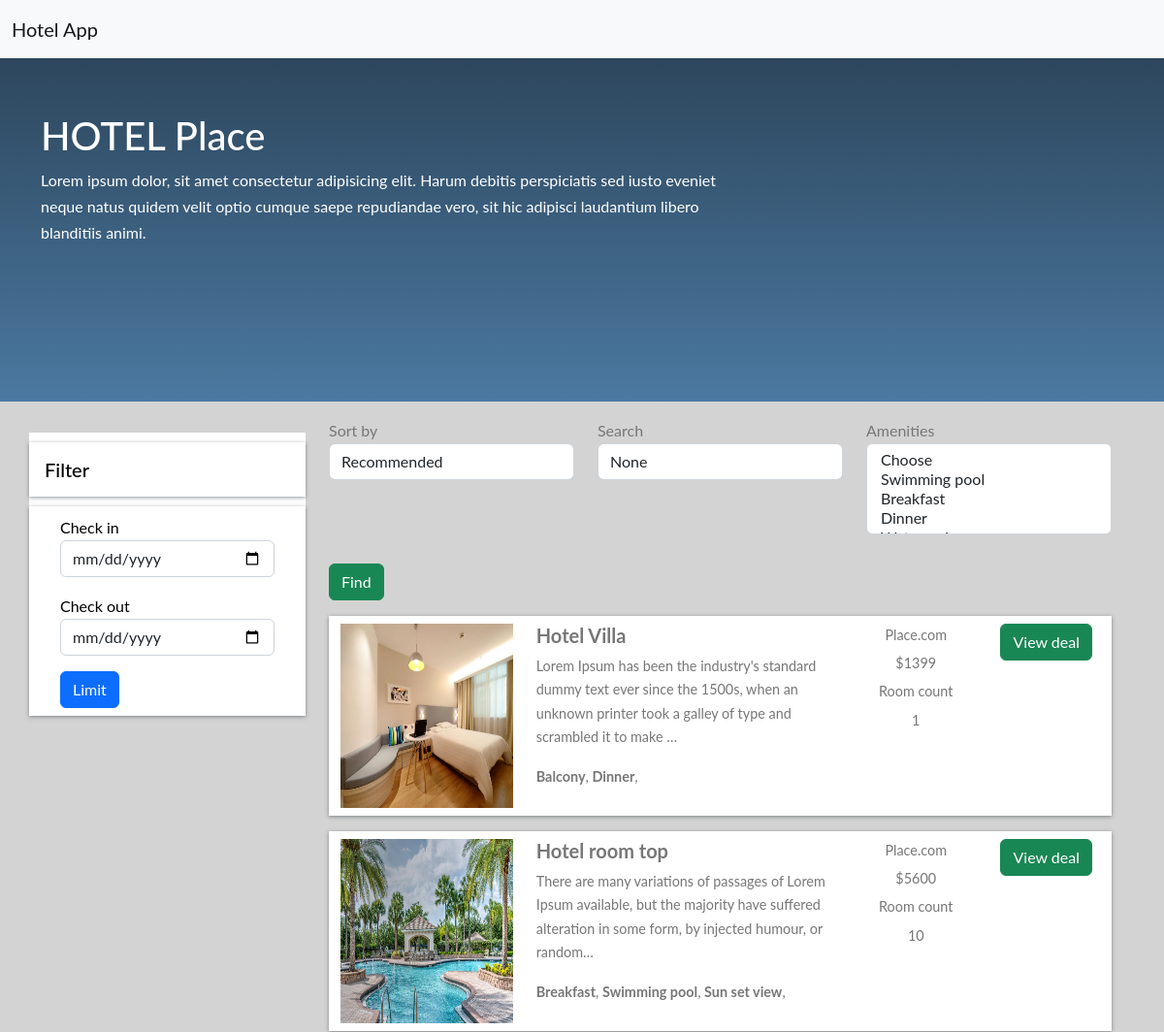
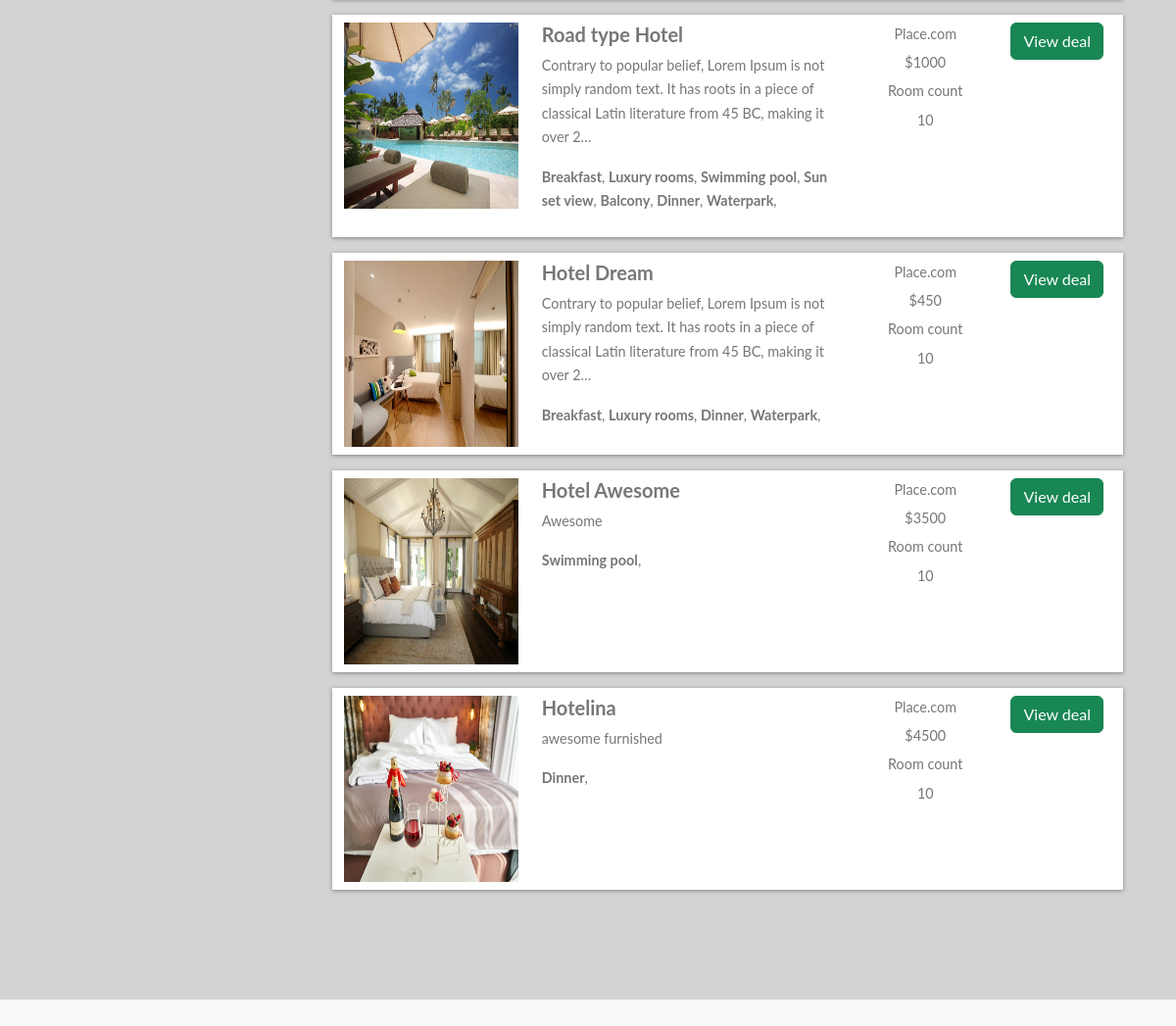
The page / on the database its author committed (2 pictures, top to bottom).
### home/models.py (models this page shows, shortened)
class BaseModel(models.Model):
    uid = models.UUIDField(default=uuid.uuid4   , editable=False , primary_key=True)
    created_at = models.DateField(auto_now_add=True)
    updated_at = models.DateField(auto_now_add=True)
    class Meta:
        abstract = True

class Hotel(BaseModel):
    hotel_name= models.CharField(max_length=100)
    hotel_price = models.IntegerField()
    description = models.TextField()
    amenities = models.ManyToManyField(Amenities)
    room_count = models.IntegerField(default=10)

class HotelImages(BaseModel):
    hotel= models.ForeignKey(Hotel ,related_name="images", on_delete=models.CASCADE)
    images = models.ImageField(upload_to="hotels")

class Amenities(BaseModel):
    amenity_name = models.CharField(max_length=100)

### home/views.py (the view)
# urls.py: path('', home , name='home'),
def home(request):
    amenities_objs = Amenities.objects.all()
    hotels_objs = Hotel.objects.all()
    sort_by = request.GET.get('sort_by')
    search = request.GET.get('search')
    amenities = request.GET.getlist('amenities')
    print(amenities)
    if sort_by:
        if sort_by == 'ASC':
            hotels_objs = hotels_objs.order_by('hotel_price')
        elif sort_by == 'DSC':
            hotels_objs = hotels_objs.order_by('-hotel_price')
    if search:
        hotels_objs = hotels_objs.filter(
            Q(hotel_name__icontains = search) |
            Q(description__icontains = search) )
    if len(amenities):
        hotels_objs = hotels_objs.filter(amenities__amenity_name__in = amenities).distinct()
    context = {'amenities_objs' : amenities_objs , 'hotels_objs' : hotels_objs , 'sort_by' : sort_by
    , 'search' : search , 'amenities' : amenities}
    return render(request , 'home.html' ,context)

### home/templates/home.html (shortened to what this page needs)
{% extends "base.html" %}
{%  block start %}
<section class="colorful jumbotron mb-0" role="banner">
    <nav class="navbar navbar-expand-lg justify-content-between navbar-dark" role="navigation">
        <div class="navbar-brand">
            <a href="index.html">Hotel Spoof
                <em>.</em>
            </a>
        </div>
    </nav>
    <div class="container hotels-container">
        <div class="row mt-2 justify-content-between">
            <div class="col-md-8 text-white align-self-center mb-2 p-4">
                <h1>HOTEL Place</h1>
                <span class=""> Lorem ipsum dolor, sit amet consectetur adipisicing elit. Harum debitis perspiciatis sed iusto
                    eveniet neque natus quidem velit optio cumque saepe repudiandae vero, sit hic adipisci laudantium libero blanditiis
                    animi.
                </span>
            </div>
        </div>
    </div>
</section>
<section class="search-container mb-5 pb-5">
    <div class="container">
        <div class="row">
            <div class="col-lg-3">
                <div class="row mt-2 justify-content-between">
                    <div class="filter-card">
                        <h5>Filter</h5>
                        <form action="#">
                            <div class="row form-group">
                                <div class="col-md-12">
                                    <label for="mintopay">Check in</label>
                                    <p>
                                        <input type="date" name="checkin" id="checkin" class="form-control">
                                    </p>
                                </div>
                                <div class="col-md-12">
                                    <label for="maxtopay">Check out</label>
                                    <p>
                                        <input type="date" name="checkout" id="checkout" class="form-control">
                                    </p>
                                </div>
                            </div>
                            <div class="row form-group">
                                <div class="col-md-12">
                                    <input type="submit" class="btn btn-primary btn-block" value="Limit">
                                </div>
                            </div>
                        </form>
                    </div>
                </div>
            </div>
            <div class="col-lg-9  px-4 mb-5">
                <form>
                <div class="row mt-3">
                    <div class="col-md-4">
                    <div class="form-inline">
                        <label class="" for="exampleFormControlSelect1">Sort by</label>
                        <select class="form-control" name="sort_by" id="exampleFormControlSelect1">
                            <option value="">Recommended</option>
                        </select>
                    </div>
                    </div>
                    <div class="col-md-4">
                        <div class="form-inline">
                            <label class="" for="exampleFormControlSelect1">Search</label>
                            <input name="search" class="form-control" value="{{search}}" placeholder="Search">
                        </div>
                    </div>
                    <div class="col-md-4">
                        <div class="form-inline">
                           <label class="" for="exampleFormControlSelect1">Amenities</label>
                            <select name="amenities" class="form-control" multiple>
                            <option value="">Choose</option>
                            {% for amenities_obj in amenities_objs %}
                            <option {% if amenities_obj.amenity_name in amenities  %} selected {%endif%}value="{{amenities_obj.amenity_name}}">{{amenities_obj.amenity_name}}</option>
                                {% endfor %}
                        </select>
                        </div>
                    </div>
                    <div class="col-md-4">
                            <button style="margin-top: 30px;" type="submit" class="btn btn-success">Find</button>
                        </div>
                </div>
                </form>
                {% for hotels_obj in hotels_objs %}
                <div class="row search-card-result">
                    <div class="col-md-3">
                    <a href="/hotel-detail/{{hotels_obj.uid}}">
                        <img class="img-fluid" src="/media/{{hotels_obj.images.first.images}}" alt="Card image cap">
                    </a></div>
                    <div class="col-md-5">
                        <h5>{{hotels_obj.hotel_name}}</h5>
                        <p>
                            {{hotels_obj.description|truncatechars:150}}
                        </p>
                        <p>
                            {%for amenitie in hotels_obj.amenities.all %}
                            <b>{{amenitie.amenity_name}}</b>,
                            {% endfor %}
                        </p>
                    </div>
                    <div class="col-md-2 border-left text-center more-offers">
                        <p>Place.com</p>
                        <p>${{hotels_obj.hotel_price}}</p>
                        <p>Room count</p>
                        <p>{{hotels_obj.room_count}}</p>
                    </div>
                    <div class="col-md-2 border-left text-center more-offers">
                        <div class="btn btn-success">View deal </div>
                    </div>
                </div>
                {% endfor %}
            </div>
        </div>
    </div>
</section>
{% endblock %}

### home/templates/base.html (shortened to what this page needs)
<!doctype html>
<html lang="en">
  <head>
    <link href="https://cdn.jsdelivr.net/npm/bootstrap@5.2.0-beta1/dist/css/bootstrap.min.css" rel="stylesheet">
</head>
  <body class="bg-light">
<nav class="navbar fixed-top bg-light">
  <div class="container-fluid">
    <a class="navbar-brand" href="/">Hotel App</a>
  </div>
</nav>
      {% block start %}
      {% endblock %}
  </body>
</html>

### home/templates/base.html (style rules this page uses)
body { font-family: "Lato", Arial, sans-serif; font-weight: 400; font-size: 16px; line-height: 1.7; background: #fff; color: #777; }
nav { margin-bottom: 1rem; }
nav a { color: white; -webkit-transition: 0.5s; -o-transition: 0.5s; transition: 0.5s; }
.colorful { background: #4b79a1; background: -webkit-linear-gradient(to bottom, #283e51, #4b79a1); background: linear-gradient(to bottom, #283e51, #4b79a1); border-radius: 0px; padding: 0px 0 1rem 0 !important; }
.hotels-container { padding: 0.5rem 0 7rem 0; }
.search-container { background: #d3d3d3; }
.search-card-result { box-shadow: 0px 1px 4px rgba(41, 51, 57, 0.5); margin: 1rem 0; padding: 0.5rem 0; background-color: #fff; }
.search-card-result img { height: 190px; }
.search-card-result h5 { font-style: 1.1rem; font-weight: 700; }
.search-card-result p { font-size: 0.9rem; }
.search-card-result .more-offers p { margin-bottom: 0.3rem; }
.filter-card { padding: 0; background: #fff; color: black; }
.filter-card h5 { margin: 10px 0; padding: 1rem; box-shadow: 0px 1px 4px rgba(41, 51, 57, 0.5); color: #000; }
.filter-card form { box-shadow: 0px 1px 4px rgba(41, 51, 57, 0.5); padding: 0.5rem 2rem; }

### rows shown on the page
Hotel: images.first.images (picture), hotel_name "Hotel Villa", description "Lorem Ipsum has been the industry's standard dummy text ever since the 1500s, when an unknown printer took a galley of type and scrambled it to make …", hotel_price "1399", room_count "1"
Amenities: amenity_name "Balcony"
Amenities: amenity_name "Dinner"
Hotel: images.first.images (picture), hotel_name "Hotel room top", description "There are many variations of passages of Lorem Ipsum available, but the majority have suffered alteration in some form, by injected humour, or random…", hotel_price "5600", room_count "10"
Amenities: amenity_name "Breakfast"
Amenities: amenity_name "Swimming pool"
Amenities: amenity_name "Sun set view"
Hotel: images.first.images (picture), hotel_name "Road type Hotel", description "Contrary to popular belief, Lorem Ipsum is not simply random text. It has roots in a piece of classical Latin literature from 45 BC, making it over 2…", hotel_price "1000", room_count "10"
Amenities: amenity_name "Luxury rooms"
Amenities: amenity_name "Waterpark"
Hotel: images.first.images (picture), hotel_name "Hotel Dream", description "Contrary to popular belief, Lorem Ipsum is not simply random text. It has roots in a piece of classical Latin literature from 45 BC, making it over 2…", hotel_price "450", room_count "10"
Hotel: images.first.images (picture), hotel_name "Hotel Awesome", description "Awesome", hotel_price "3500", room_count "10"
Hotel: images.first.images (picture), hotel_name "Hotelina", description "awesome furnished", hotel_price "4500", room_count "10"
